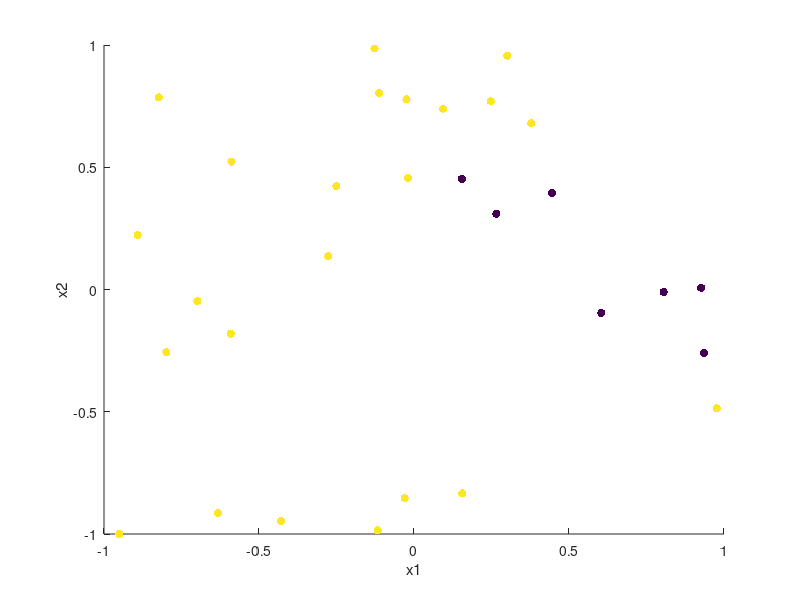

Reproduce this figure in MATLAB. (Note: this script raises an error after producing the figure.)
% Gradient descent tested on 2-demensional data set


y = [1	1	1	0	1	1	0	0	1	1	0	0	1	1	1	1	1	1	0	1	1	1	1	1	1	1	1	0	1	1]';
X = [-0.0192	-0.0302	-0.117	0.4454	-0.7989	0.0935	0.2654	0.604	-0.6324	0.977	0.926	0.8055	0.3007	-0.2771	0.3782	-0.5911	-0.2501	-0.113	0.9353	-0.1272	-0.0244	0.2476	0.1555	-0.9507	-0.6986	-0.4293	-0.8917	0.1545	-0.823	-0.5885; 0.4565	-0.8531	-0.9854	0.3952	-0.2569	0.7398	0.3098	-0.0959	-0.9139	-0.4862	0.0075	-0.0103	0.9564	0.1357	0.68	-0.1808	0.4231	0.8032	-0.259	0.9856	0.778	0.7701	-0.8341	-1	-0.0473	-0.9466	0.2226	0.4526	0.7856	0.5231]';
% Plot points.
x1 = X(:,1);
x2 = X(:,2);
scatter(x1,x2,'filled','cdata',y);
hold on
xlabel('x1');
ylabel('x2');

lambda = 10^-8;
input_layer_size = 2;
hidden_layer_size = 4;
num_labels = 1;
INIT_EPSILON = 0.12;
u = 0.8;
Theta1 = rand(hidden_layer_size,input_layer_size+1)*(2*INIT_EPSILON) - INIT_EPSILON; % hidden_layer_size, (input_layer_size + 1)
Theta2 = rand(num_labels,hidden_layer_size+1)*(2*INIT_EPSILON) - INIT_EPSILON; % num_labels, (hidden_layer_size + 1)
nn_params = [Theta1(:);Theta2(:)];
[loss,Theta_1,Theta_2] = NNCost(nn_params,input_layer_size,  hidden_layer_size,  num_labels, X, y, lambda, u);
loss
% 
% Plot hyperplane
sigmoid = @(z) (1.0 ./ (1.0 + exp(-z)));
x1 = -1:0.01:1;
x2 = -1:0.01:1;
[x1,x2] = meshgrid(x1,x2);
func = @(x,y) sigmoid([1,sigmoid([1,x,y]*Theta_1')]*Theta_2');
z = arrayfun(func,x1,x2);
contour(x1,x2,z,[0.5 0.5],'b-');


% % Plot new points
% x_new = [-0.6578 -0.2009	0.0965	0.3399	-0.0519; -0.766	-0.7598	-0.8755	0.8383	0.9419]';
% y_new = ones(1,5);
% for i = 1:5
%     if x_new(1,i)*w1 + x_new(2,i)*w2 + b > 0
%         y_new(1,i) = 1;
%     else
%         y_new(1,i) = -1;
%     end
% end
% scatter(x_new(1,1:5),x_new(2,1:5),'v','filled','cdata',y_new)
% % Plot loss function in each iteration
% subplot(2,1,2)
% line(1:length(loss),loss)
% xlabel('iteration');
% ylabel('loss');
% title('loss vs. iteration');
% toc;
